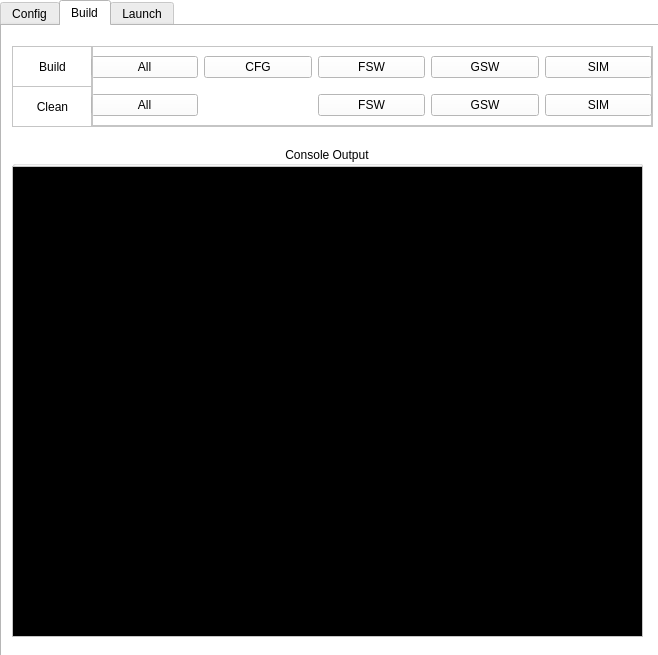
<?xml version="1.0" encoding="UTF-8"?>
<ui version="4.0">
 <class>Form</class>
 <widget class="QWidget" name="Form">
  <property name="geometry">
   <rect>
    <x>0</x>
    <y>0</y>
    <width>658</width>
    <height>655</height>
   </rect>
  </property>
  <property name="palette">
   <palette>
    <active>
     <colorrole role="WindowText">
      <brush brushstyle="SolidPattern">
       <color alpha="255">
        <red>0</red>
        <green>0</green>
        <blue>0</blue>
       </color>
      </brush>
     </colorrole>
     <colorrole role="Button">
      <brush brushstyle="SolidPattern">
       <color alpha="255">
        <red>255</red>
        <green>255</green>
        <blue>255</blue>
       </color>
      </brush>
     </colorrole>
     <colorrole role="Light">
      <brush brushstyle="SolidPattern">
       <color alpha="255">
        <red>255</red>
        <green>255</green>
        <blue>255</blue>
       </color>
      </brush>
     </colorrole>
     <colorrole role="Midlight">
      <brush brushstyle="SolidPattern">
       <color alpha="255">
        <red>255</red>
        <green>255</green>
        <blue>255</blue>
       </color>
      </brush>
     </colorrole>
     <colorrole role="Dark">
      <brush brushstyle="SolidPattern">
       <color alpha="255">
        <red>127</red>
        <green>127</green>
        <blue>127</blue>
       </color>
      </brush>
     </colorrole>
     <colorrole role="Mid">
      <brush brushstyle="SolidPattern">
       <color alpha="255">
        <red>170</red>
        <green>170</green>
        <blue>170</blue>
       </color>
      </brush>
     </colorrole>
     <colorrole role="Text">
      <brush brushstyle="SolidPattern">
       <color alpha="255">
        <red>0</red>
        <green>0</green>
        <blue>0</blue>
       </color>
      </brush>
     </colorrole>
     <colorrole role="BrightText">
      <brush brushstyle="SolidPattern">
       <color alpha="255">
        <red>255</red>
        <green>255</green>
        <blue>255</blue>
       </color>
      </brush>
     </colorrole>
     <colorrole role="ButtonText">
      <brush brushstyle="SolidPattern">
       <color alpha="255">
        <red>0</red>
        <green>0</green>
        <blue>0</blue>
       </color>
      </brush>
     </colorrole>
     <colorrole role="Base">
      <brush brushstyle="SolidPattern">
       <color alpha="255">
        <red>255</red>
        <green>255</green>
        <blue>255</blue>
       </color>
      </brush>
     </colorrole>
     <colorrole role="Window">
      <brush brushstyle="SolidPattern">
       <color alpha="255">
        <red>255</red>
        <green>255</green>
        <blue>255</blue>
       </color>
      </brush>
     </colorrole>
     <colorrole role="Shadow">
      <brush brushstyle="SolidPattern">
       <color alpha="255">
        <red>0</red>
        <green>0</green>
        <blue>0</blue>
       </color>
      </brush>
     </colorrole>
     <colorrole role="AlternateBase">
      <brush brushstyle="SolidPattern">
       <color alpha="255">
        <red>255</red>
        <green>255</green>
        <blue>255</blue>
       </color>
      </brush>
     </colorrole>
     <colorrole role="ToolTipBase">
      <brush brushstyle="SolidPattern">
       <color alpha="255">
        <red>255</red>
        <green>255</green>
        <blue>220</blue>
       </color>
      </brush>
     </colorrole>
     <colorrole role="ToolTipText">
      <brush brushstyle="SolidPattern">
       <color alpha="255">
        <red>0</red>
        <green>0</green>
        <blue>0</blue>
       </color>
      </brush>
     </colorrole>
     <colorrole role="PlaceholderText">
      <brush brushstyle="SolidPattern">
       <color alpha="127">
        <red>0</red>
        <green>0</green>
        <blue>0</blue>
       </color>
      </brush>
     </colorrole>
     <colorrole role="Accent">
      <brush brushstyle="SolidPattern">
       <color alpha="255">
        <red>255</red>
        <green>255</green>
        <blue>255</blue>
       </color>
      </brush>
     </colorrole>
    </active>
    <inactive>
     <colorrole role="WindowText">
      <brush brushstyle="SolidPattern">
       <color alpha="255">
        <red>0</red>
        <green>0</green>
        <blue>0</blue>
       </color>
      </brush>
     </colorrole>
     <colorrole role="Button">
      <brush brushstyle="SolidPattern">
       <color alpha="255">
        <red>255</red>
        <green>255</green>
        <blue>255</blue>
       </color>
      </brush>
     </colorrole>
     <colorrole role="Light">
      <brush brushstyle="SolidPattern">
       <color alpha="255">
        <red>255</red>
        <green>255</green>
        <blue>255</blue>
       </color>
      </brush>
     </colorrole>
     <colorrole role="Midlight">
      <brush brushstyle="SolidPattern">
       <color alpha="255">
        <red>255</red>
        <green>255</green>
        <blue>255</blue>
       </color>
      </brush>
     </colorrole>
     <colorrole role="Dark">
      <brush brushstyle="SolidPattern">
       <color alpha="255">
        <red>127</red>
        <green>127</green>
        <blue>127</blue>
       </color>
      </brush>
     </colorrole>
     <colorrole role="Mid">
      <brush brushstyle="SolidPattern">
       <color alpha="255">
        <red>170</red>
        <green>170</green>
        <blue>170</blue>
       </color>
      </brush>
     </colorrole>
     <colorrole role="Text">
      <brush brushstyle="SolidPattern">
       <color alpha="255">
        <red>0</red>
        <green>0</green>
        <blue>0</blue>
       </color>
      </brush>
     </colorrole>
     <colorrole role="BrightText">
      <brush brushstyle="SolidPattern">
       <color alpha="255">
        <red>255</red>
        <green>255</green>
        <blue>255</blue>
       </color>
      </brush>
     </colorrole>
     <colorrole role="ButtonText">
      <brush brushstyle="SolidPattern">
       <color alpha="255">
        <red>0</red>
        <green>0</green>
        <blue>0</blue>
       </color>
      </brush>
     </colorrole>
     <colorrole role="Base">
      <brush brushstyle="SolidPattern">
       <color alpha="255">
        <red>255</red>
        <green>255</green>
        <blue>255</blue>
       </color>
      </brush>
     </colorrole>
     <colorrole role="Window">
      <brush brushstyle="SolidPattern">
       <color alpha="255">
        <red>255</red>
        <green>255</green>
        <blue>255</blue>
       </color>
      </brush>
     </colorrole>
     <colorrole role="Shadow">
      <brush brushstyle="SolidPattern">
       <color alpha="255">
        <red>0</red>
        <green>0</green>
        <blue>0</blue>
       </color>
      </brush>
     </colorrole>
     <colorrole role="AlternateBase">
      <brush brushstyle="SolidPattern">
       <color alpha="255">
        <red>255</red>
        <green>255</green>
        <blue>255</blue>
       </color>
      </brush>
     </colorrole>
     <colorrole role="ToolTipBase">
      <brush brushstyle="SolidPattern">
       <color alpha="255">
        <red>255</red>
        <green>255</green>
        <blue>220</blue>
       </color>
      </brush>
     </colorrole>
     <colorrole role="ToolTipText">
      <brush brushstyle="SolidPattern">
       <color alpha="255">
        <red>0</red>
        <green>0</green>
        <blue>0</blue>
       </color>
      </brush>
     </colorrole>
     <colorrole role="PlaceholderText">
      <brush brushstyle="SolidPattern">
       <color alpha="127">
        <red>0</red>
        <green>0</green>
        <blue>0</blue>
       </color>
      </brush>
     </colorrole>
     <colorrole role="Accent">
      <brush brushstyle="SolidPattern">
       <color alpha="255">
        <red>255</red>
        <green>255</green>
        <blue>255</blue>
       </color>
      </brush>
     </colorrole>
    </inactive>
    <disabled>
     <colorrole role="WindowText">
      <brush brushstyle="SolidPattern">
       <color alpha="255">
        <red>127</red>
        <green>127</green>
        <blue>127</blue>
       </color>
      </brush>
     </colorrole>
     <colorrole role="Button">
      <brush brushstyle="SolidPattern">
       <color alpha="255">
        <red>255</red>
        <green>255</green>
        <blue>255</blue>
       </color>
      </brush>
     </colorrole>
     <colorrole role="Light">
      <brush brushstyle="SolidPattern">
       <color alpha="255">
        <red>255</red>
        <green>255</green>
        <blue>255</blue>
       </color>
      </brush>
     </colorrole>
     <colorrole role="Midlight">
      <brush brushstyle="SolidPattern">
       <color alpha="255">
        <red>255</red>
        <green>255</green>
        <blue>255</blue>
       </color>
      </brush>
     </colorrole>
     <colorrole role="Dark">
      <brush brushstyle="SolidPattern">
       <color alpha="255">
        <red>127</red>
        <green>127</green>
        <blue>127</blue>
       </color>
      </brush>
     </colorrole>
     <colorrole role="Mid">
      <brush brushstyle="SolidPattern">
       <color alpha="255">
        <red>170</red>
        <green>170</green>
        <blue>170</blue>
       </color>
      </brush>
     </colorrole>
     <colorrole role="Text">
      <brush brushstyle="SolidPattern">
       <color alpha="255">
        <red>127</red>
        <green>127</green>
        <blue>127</blue>
       </color>
      </brush>
     </colorrole>
     <colorrole role="BrightText">
      <brush brushstyle="SolidPattern">
       <color alpha="255">
        <red>255</red>
        <green>255</green>
        <blue>255</blue>
       </color>
      </brush>
     </colorrole>
     <colorrole role="ButtonText">
      <brush brushstyle="SolidPattern">
       <color alpha="255">
        <red>127</red>
        <green>127</green>
        <blue>127</blue>
       </color>
      </brush>
     </colorrole>
     <colorrole role="Base">
      <brush brushstyle="SolidPattern">
       <color alpha="255">
        <red>255</red>
        <green>255</green>
        <blue>255</blue>
       </color>
      </brush>
     </colorrole>
     <colorrole role="Window">
      <brush brushstyle="SolidPattern">
       <color alpha="255">
        <red>255</red>
        <green>255</green>
        <blue>255</blue>
       </color>
      </brush>
     </colorrole>
     <colorrole role="Shadow">
      <brush brushstyle="SolidPattern">
       <color alpha="255">
        <red>0</red>
        <green>0</green>
        <blue>0</blue>
       </color>
      </brush>
     </colorrole>
     <colorrole role="AlternateBase">
      <brush brushstyle="SolidPattern">
       <color alpha="255">
        <red>255</red>
        <green>255</green>
        <blue>255</blue>
       </color>
      </brush>
     </colorrole>
     <colorrole role="ToolTipBase">
      <brush brushstyle="SolidPattern">
       <color alpha="255">
        <red>255</red>
        <green>255</green>
        <blue>220</blue>
       </color>
      </brush>
     </colorrole>
     <colorrole role="ToolTipText">
      <brush brushstyle="SolidPattern">
       <color alpha="255">
        <red>0</red>
        <green>0</green>
        <blue>0</blue>
       </color>
      </brush>
     </colorrole>
     <colorrole role="PlaceholderText">
      <brush brushstyle="SolidPattern">
       <color alpha="127">
        <red>127</red>
        <green>127</green>
        <blue>127</blue>
       </color>
      </brush>
     </colorrole>
     <colorrole role="Accent">
      <brush brushstyle="SolidPattern">
       <color alpha="255">
        <red>255</red>
        <green>255</green>
        <blue>255</blue>
       </color>
      </brush>
     </colorrole>
    </disabled>
   </palette>
  </property>
  <property name="windowTitle">
   <string>Form</string>
  </property>
  <widget class="QTabWidget" name="tabWidget">
   <property name="geometry">
    <rect>
     <x>0</x>
     <y>0</y>
     <width>661</width>
     <height>661</height>
    </rect>
   </property>
   <property name="tabShape">
    <enum>QTabWidget::TabShape::Rounded</enum>
   </property>
   <property name="currentIndex">
    <number>1</number>
   </property>
   <widget class="QWidget" name="tab">
    <attribute name="title">
     <string>Config</string>
    </attribute>
    <widget class="QLineEdit" name="lineEdit_curConfig">
     <property name="geometry">
      <rect>
       <x>130</x>
       <y>20</y>
       <width>421</width>
       <height>26</height>
      </rect>
     </property>
     <property name="alignment">
      <set>Qt::AlignmentFlag::AlignCenter</set>
     </property>
     <property name="readOnly">
      <bool>true</bool>
     </property>
     <property name="placeholderText">
      <string>None</string>
     </property>
    </widget>
    <widget class="QPushButton" name="pushButton_browse">
     <property name="geometry">
      <rect>
       <x>550</x>
       <y>20</y>
       <width>94</width>
       <height>26</height>
      </rect>
     </property>
     <property name="text">
      <string>Browse...</string>
     </property>
    </widget>
    <widget class="QLabel" name="label_curConfig">
     <property name="geometry">
      <rect>
       <x>10</x>
       <y>20</y>
       <width>121</width>
       <height>21</height>
      </rect>
     </property>
     <property name="text">
      <string>Current Config:</string>
     </property>
    </widget>
    <widget class="QGroupBox" name="groupBox_scConfig">
     <property name="geometry">
      <rect>
       <x>10</x>
       <y>260</y>
       <width>631</width>
       <height>321</height>
      </rect>
     </property>
     <property name="title">
      <string>Spacecraft Config</string>
     </property>
     <widget class="QWidget" name="horizontalLayoutWidget_6">
      <property name="geometry">
       <rect>
        <x>0</x>
        <y>20</y>
        <width>631</width>
        <height>301</height>
       </rect>
      </property>
      <layout class="QHBoxLayout" name="horizontalLayout_6">
       <item alignment="Qt::AlignmentFlag::AlignTop">
        <widget class="QScrollArea" name="scrollArea">
         <property name="sizePolicy">
          <sizepolicy hsizetype="Expanding" vsizetype="Expanding">
           <horstretch>0</horstretch>
           <verstretch>0</verstretch>
          </sizepolicy>
         </property>
         <property name="autoFillBackground">
          <bool>true</bool>
         </property>
         <property name="verticalScrollBarPolicy">
          <enum>Qt::ScrollBarPolicy::ScrollBarAlwaysOn</enum>
         </property>
         <property name="horizontalScrollBarPolicy">
          <enum>Qt::ScrollBarPolicy::ScrollBarAlwaysOff</enum>
         </property>
         <property name="widgetResizable">
          <bool>true</bool>
         </property>
         <widget class="QWidget" name="scrollAreaWidgetContents">
          <property name="geometry">
           <rect>
            <x>0</x>
            <y>0</y>
            <width>84</width>
            <height>28</height>
           </rect>
          </property>
          <property name="sizePolicy">
           <sizepolicy hsizetype="Preferred" vsizetype="Preferred">
            <horstretch>0</horstretch>
            <verstretch>0</verstretch>
           </sizepolicy>
          </property>
          <layout class="QVBoxLayout" name="verticalLayout_3">
           <property name="sizeConstraint">
            <enum>QLayout::SizeConstraint::SetDefaultConstraint</enum>
           </property>
          </layout>
         </widget>
        </widget>
       </item>
      </layout>
     </widget>
     <widget class="QSpinBox" name="spinBox_configNumber">
      <property name="geometry">
       <rect>
        <x>150</x>
        <y>-1</y>
        <width>48</width>
        <height>21</height>
       </rect>
      </property>
      <property name="minimum">
       <number>1</number>
      </property>
     </widget>
    </widget>
    <widget class="QGroupBox" name="groupBox_masterConfig">
     <property name="geometry">
      <rect>
       <x>10</x>
       <y>60</y>
       <width>631</width>
       <height>181</height>
      </rect>
     </property>
     <property name="title">
      <string>Master Config</string>
     </property>
     <widget class="QWidget" name="horizontalLayoutWidget_5">
      <property name="geometry">
       <rect>
        <x>0</x>
        <y>20</y>
        <width>631</width>
        <height>161</height>
       </rect>
      </property>
      <layout class="QHBoxLayout" name="horizontalLayout_5">
       <item>
        <widget class="QTextEdit" name="textEdit_masterConfig">
         <property name="readOnly">
          <bool>false</bool>
         </property>
        </widget>
       </item>
      </layout>
     </widget>
    </widget>
    <widget class="QPushButton" name="pushButton_save">
     <property name="geometry">
      <rect>
       <x>220</x>
       <y>590</y>
       <width>94</width>
       <height>26</height>
      </rect>
     </property>
     <property name="text">
      <string>Save</string>
     </property>
    </widget>
    <widget class="QPushButton" name="pushButton_saveAs">
     <property name="geometry">
      <rect>
       <x>330</x>
       <y>590</y>
       <width>94</width>
       <height>26</height>
      </rect>
     </property>
     <property name="text">
      <string>Save As...</string>
     </property>
    </widget>
   </widget>
   <widget class="QWidget" name="tab_2">
    <attribute name="title">
     <string>Build</string>
    </attribute>
    <widget class="QGroupBox" name="groupBox_8">
     <property name="geometry">
      <rect>
       <x>10</x>
       <y>120</y>
       <width>631</width>
       <height>491</height>
      </rect>
     </property>
     <property name="title">
      <string>Console Output</string>
     </property>
     <property name="alignment">
      <set>Qt::AlignmentFlag::AlignCenter</set>
     </property>
     <property name="flat">
      <bool>false</bool>
     </property>
     <property name="checkable">
      <bool>false</bool>
     </property>
     <widget class="QTextEdit" name="textEdit_buildConsole">
      <property name="geometry">
       <rect>
        <x>0</x>
        <y>20</y>
        <width>631</width>
        <height>471</height>
       </rect>
      </property>
      <property name="palette">
       <palette>
        <active>
         <colorrole role="Text">
          <brush brushstyle="SolidPattern">
           <color alpha="255">
            <red>255</red>
            <green>255</green>
            <blue>255</blue>
           </color>
          </brush>
         </colorrole>
         <colorrole role="Base">
          <brush brushstyle="SolidPattern">
           <color alpha="255">
            <red>0</red>
            <green>0</green>
            <blue>0</blue>
           </color>
          </brush>
         </colorrole>
        </active>
        <inactive>
         <colorrole role="Text">
          <brush brushstyle="SolidPattern">
           <color alpha="255">
            <red>255</red>
            <green>255</green>
            <blue>255</blue>
           </color>
          </brush>
         </colorrole>
         <colorrole role="Base">
          <brush brushstyle="SolidPattern">
           <color alpha="255">
            <red>0</red>
            <green>0</green>
            <blue>0</blue>
           </color>
          </brush>
         </colorrole>
        </inactive>
        <disabled/>
       </palette>
      </property>
      <property name="readOnly">
       <bool>true</bool>
      </property>
     </widget>
    </widget>
    <widget class="QFrame" name="frame_2">
     <property name="geometry">
      <rect>
       <x>10</x>
       <y>20</y>
       <width>641</width>
       <height>81</height>
      </rect>
     </property>
     <property name="frameShape">
      <enum>QFrame::Shape::StyledPanel</enum>
     </property>
     <property name="frameShadow">
      <enum>QFrame::Shadow::Raised</enum>
     </property>
     <widget class="QFrame" name="frame">
      <property name="geometry">
       <rect>
        <x>79</x>
        <y>0</y>
        <width>561</width>
        <height>80</height>
       </rect>
      </property>
      <property name="frameShape">
       <enum>QFrame::Shape::StyledPanel</enum>
      </property>
      <property name="frameShadow">
       <enum>QFrame::Shadow::Raised</enum>
      </property>
      <widget class="QWidget" name="gridLayoutWidget_2">
       <property name="geometry">
        <rect>
         <x>0</x>
         <y>0</y>
         <width>561</width>
         <height>80</height>
        </rect>
       </property>
       <layout class="QGridLayout" name="gridLayout_buildCleanButtons">
        <item row="1" column="0">
         <widget class="QPushButton" name="pushButton_cleanAll">
          <property name="text">
           <string>All</string>
          </property>
         </widget>
        </item>
        <item row="0" column="0">
         <widget class="QPushButton" name="pushButton_buildAll">
          <property name="text">
           <string>All</string>
          </property>
         </widget>
        </item>
        <item row="0" column="2">
         <widget class="QPushButton" name="pushButton_fswBuild">
          <property name="text">
           <string>FSW</string>
          </property>
         </widget>
        </item>
        <item row="0" column="1">
         <widget class="QPushButton" name="pushButton_cfgBuild">
          <property name="text">
           <string>CFG</string>
          </property>
         </widget>
        </item>
        <item row="1" column="4">
         <widget class="QPushButton" name="pushButton_simClean">
          <property name="text">
           <string>SIM</string>
          </property>
         </widget>
        </item>
        <item row="0" column="4">
         <widget class="QPushButton" name="pushButton_simBuild">
          <property name="text">
           <string>SIM</string>
          </property>
         </widget>
        </item>
        <item row="0" column="3">
         <widget class="QPushButton" name="pushButton_gswBuild">
          <property name="text">
           <string>GSW</string>
          </property>
         </widget>
        </item>
        <item row="1" column="2">
         <widget class="QPushButton" name="pushButton_fswClean">
          <property name="text">
           <string>FSW</string>
          </property>
         </widget>
        </item>
        <item row="1" column="3">
         <widget class="QPushButton" name="pushButton_gswClean">
          <property name="text">
           <string>GSW</string>
          </property>
         </widget>
        </item>
       </layout>
      </widget>
     </widget>
     <widget class="QFrame" name="frame_3">
      <property name="geometry">
       <rect>
        <x>0</x>
        <y>0</y>
        <width>81</width>
        <height>41</height>
       </rect>
      </property>
      <property name="frameShape">
       <enum>QFrame::Shape::StyledPanel</enum>
      </property>
      <property name="frameShadow">
       <enum>QFrame::Shadow::Raised</enum>
      </property>
      <widget class="QWidget" name="verticalLayoutWidget">
       <property name="geometry">
        <rect>
         <x>0</x>
         <y>0</y>
         <width>81</width>
         <height>41</height>
        </rect>
       </property>
       <layout class="QVBoxLayout" name="verticalLayout">
        <item>
         <widget class="QLabel" name="label_4">
          <property name="text">
           <string>Build</string>
          </property>
          <property name="alignment">
           <set>Qt::AlignmentFlag::AlignCenter</set>
          </property>
         </widget>
        </item>
       </layout>
      </widget>
     </widget>
     <widget class="QFrame" name="frame_4">
      <property name="geometry">
       <rect>
        <x>0</x>
        <y>40</y>
        <width>81</width>
        <height>41</height>
       </rect>
      </property>
      <property name="frameShape">
       <enum>QFrame::Shape::StyledPanel</enum>
      </property>
      <property name="frameShadow">
       <enum>QFrame::Shadow::Raised</enum>
      </property>
      <widget class="QWidget" name="verticalLayoutWidget_2">
       <property name="geometry">
        <rect>
         <x>0</x>
         <y>0</y>
         <width>81</width>
         <height>41</height>
        </rect>
       </property>
       <layout class="QVBoxLayout" name="verticalLayout_2">
        <item>
         <widget class="QLabel" name="label_5">
          <property name="text">
           <string>Clean</string>
          </property>
          <property name="alignment">
           <set>Qt::AlignmentFlag::AlignCenter</set>
          </property>
         </widget>
        </item>
       </layout>
      </widget>
     </widget>
    </widget>
   </widget>
   <widget class="QWidget" name="tab_3">
    <attribute name="title">
     <string>Launch</string>
    </attribute>
    <widget class="QGroupBox" name="groupBox_control">
     <property name="geometry">
      <rect>
       <x>10</x>
       <y>10</y>
       <width>631</width>
       <height>611</height>
      </rect>
     </property>
     <property name="title">
      <string/>
     </property>
     <widget class="QWidget" name="horizontalLayoutWidget">
      <property name="geometry">
       <rect>
        <x>10</x>
        <y>570</y>
        <width>611</width>
        <height>31</height>
       </rect>
      </property>
      <layout class="QHBoxLayout" name="horizontalLayout">
       <property name="spacing">
        <number>45</number>
       </property>
       <item>
        <widget class="QPushButton" name="pushButton_play">
         <property name="text">
          <string>Play</string>
         </property>
         <property name="icon">
          <iconset>
           <normaloff>../../../../../../../../usr/share/icons/Humanity/actions/24/gtk-media-play-ltr.svg</normaloff>../../../../../../../../usr/share/icons/Humanity/actions/24/gtk-media-play-ltr.svg</iconset>
         </property>
        </widget>
       </item>
       <item>
        <widget class="QPushButton" name="pushButton_pause">
         <property name="text">
          <string>Pause</string>
         </property>
         <property name="icon">
          <iconset>
           <normaloff>../../../../../../../../usr/share/icons/Humanity/actions/24/media-playback-pause.svg</normaloff>../../../../../../../../usr/share/icons/Humanity/actions/24/media-playback-pause.svg</iconset>
         </property>
        </widget>
       </item>
      </layout>
     </widget>
     <widget class="QWidget" name="horizontalLayoutWidget_2">
      <property name="geometry">
       <rect>
        <x>10</x>
        <y>10</y>
        <width>611</width>
        <height>41</height>
       </rect>
      </property>
      <layout class="QHBoxLayout" name="horizontalLayout_2">
       <item>
        <widget class="QPushButton" name="pushButton_launch">
         <property name="text">
          <string>Launch</string>
         </property>
        </widget>
       </item>
       <item>
        <widget class="QPushButton" name="pushButton_stop">
         <property name="text">
          <string>Stop</string>
         </property>
        </widget>
       </item>
      </layout>
     </widget>
     <widget class="QGroupBox" name="groupBox_9">
      <property name="geometry">
       <rect>
        <x>10</x>
        <y>60</y>
        <width>611</width>
        <height>451</height>
       </rect>
      </property>
      <property name="title">
       <string>NOS3 Time Driver</string>
      </property>
      <property name="alignment">
       <set>Qt::AlignmentFlag::AlignCenter</set>
      </property>
      <property name="flat">
       <bool>false</bool>
      </property>
      <property name="checkable">
       <bool>false</bool>
      </property>
      <widget class="QTextEdit" name="textEdit_launchConsole">
       <property name="geometry">
        <rect>
         <x>0</x>
         <y>20</y>
         <width>611</width>
         <height>431</height>
        </rect>
       </property>
       <property name="palette">
        <palette>
         <active>
          <colorrole role="Text">
           <brush brushstyle="SolidPattern">
            <color alpha="255">
             <red>255</red>
             <green>255</green>
             <blue>255</blue>
            </color>
           </brush>
          </colorrole>
          <colorrole role="Base">
           <brush brushstyle="SolidPattern">
            <color alpha="255">
             <red>0</red>
             <green>0</green>
             <blue>0</blue>
            </color>
           </brush>
          </colorrole>
         </active>
         <inactive>
          <colorrole role="Text">
           <brush brushstyle="SolidPattern">
            <color alpha="255">
             <red>255</red>
             <green>255</green>
             <blue>255</blue>
            </color>
           </brush>
          </colorrole>
          <colorrole role="Base">
           <brush brushstyle="SolidPattern">
            <color alpha="255">
             <red>0</red>
             <green>0</green>
             <blue>0</blue>
            </color>
           </brush>
          </colorrole>
         </inactive>
         <disabled/>
        </palette>
       </property>
       <property name="readOnly">
        <bool>true</bool>
       </property>
      </widget>
     </widget>
     <widget class="QWidget" name="horizontalLayoutWidget_3">
      <property name="geometry">
       <rect>
        <x>190</x>
        <y>520</y>
        <width>261</width>
        <height>41</height>
       </rect>
      </property>
      <layout class="QHBoxLayout" name="horizontalLayout_runForUntil">
       <item>
        <widget class="QComboBox" name="comboBox_run">
         <item>
          <property name="text">
           <string/>
          </property>
         </item>
         <item>
          <property name="text">
           <string>Run For</string>
          </property>
         </item>
         <item>
          <property name="text">
           <string>Run Until</string>
          </property>
         </item>
        </widget>
       </item>
       <item>
        <widget class="QLineEdit" name="lineEdit_secondsEntry">
         <property name="text">
          <string/>
         </property>
         <property name="alignment">
          <set>Qt::AlignmentFlag::AlignCenter</set>
         </property>
        </widget>
       </item>
      </layout>
     </widget>
    </widget>
   </widget>
  </widget>
 </widget>
 <resources/>
 <connections/>
</ui>
